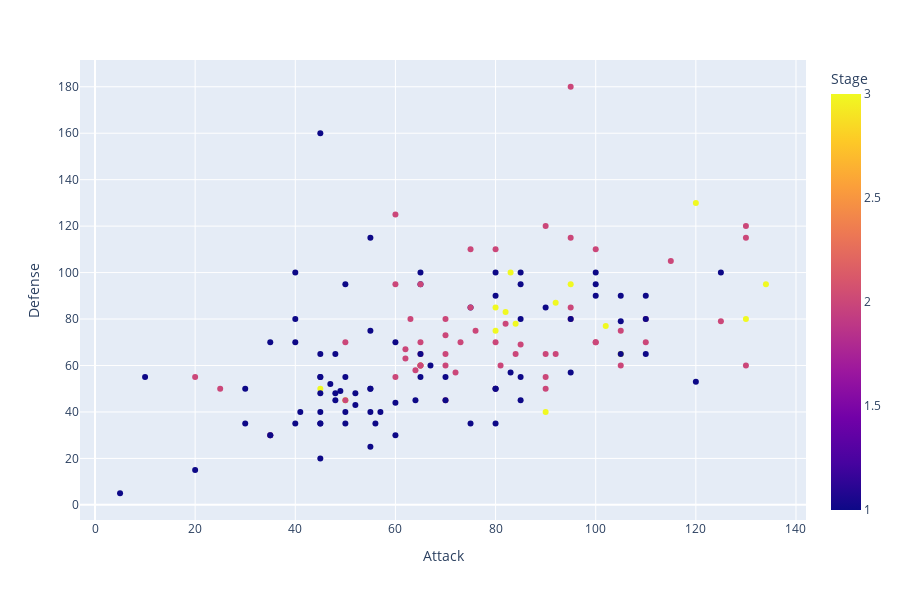

Notebook source saved alongside this figure:
### Code cell
fig=px.scatter(df,x="Attack",y="Defense",color="Stage",hover_data=["Name"])
fig.show()

### Figure 1 — Plotly figure (JSON) as saved in the notebook; plotly's stock layout.template omitted (floating-point values rounded to 4 significant figures; data arrays with more than 128 entries replaced by an {"elided": "..."} marker saying what was removed)
{"data": [{"customdata": {"elided": "151x1 str values"}, "hoverlabel": {"namelength": 0}, "hovertemplate": "Attack=%{x}<br>Defense=%{y}<br>Name=%{customdata[0]}<br>Stage=%{marker.color}", "legendgroup": "", "marker": {"color": {"elided": "151 int values"}, "coloraxis": "coloraxis", "symbol": "circle"}, "mode": "markers", "name": "", "showlegend": false, "type": "scatter", "x": {"elided": "151 int values"}, "xaxis": "x", "y": {"elided": "151 int values"}, "yaxis": "y"}], "layout": {"coloraxis": {"colorbar": {"title": {"text": "Stage"}}, "colorscale": [[0, "#0d0887"], [0.1111, "#46039f"], [0.2222, "#7201a8"], [0.3333, "#9c179e"], [0.4444, "#bd3786"], [0.5556, "#d8576b"], [0.6667, "#ed7953"], [0.7778, "#fb9f3a"], [0.8889, "#fdca26"], [1, "#f0f921"]]}, "height": 600, "legend": {"tracegroupgap": 0}, "margin": {"t": 60}, "xaxis": {"anchor": "y", "domain": [0, 1], "title": {"text": "Attack"}}, "yaxis": {"anchor": "x", "domain": [0, 1], "title": {"text": "Defense"}}}}
